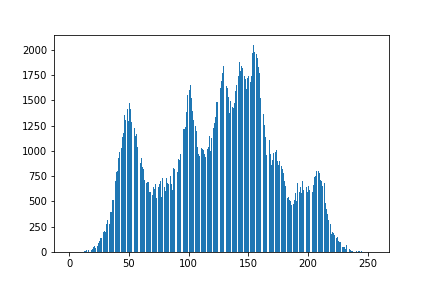

Here is the Python script that generated this plot:
import cv2
import numpy as np
import matplotlib.pyplot as plt

# Read image
img = cv2.imread("./img/lenna_gray.jpeg").astype(np.float)

# Display histogram
plt.hist(img.ravel(), bins=255, rwidth=0.8, range=(0, 255))
plt.savefig("./GrayHistogram/histogram_1.png")
plt.show()
